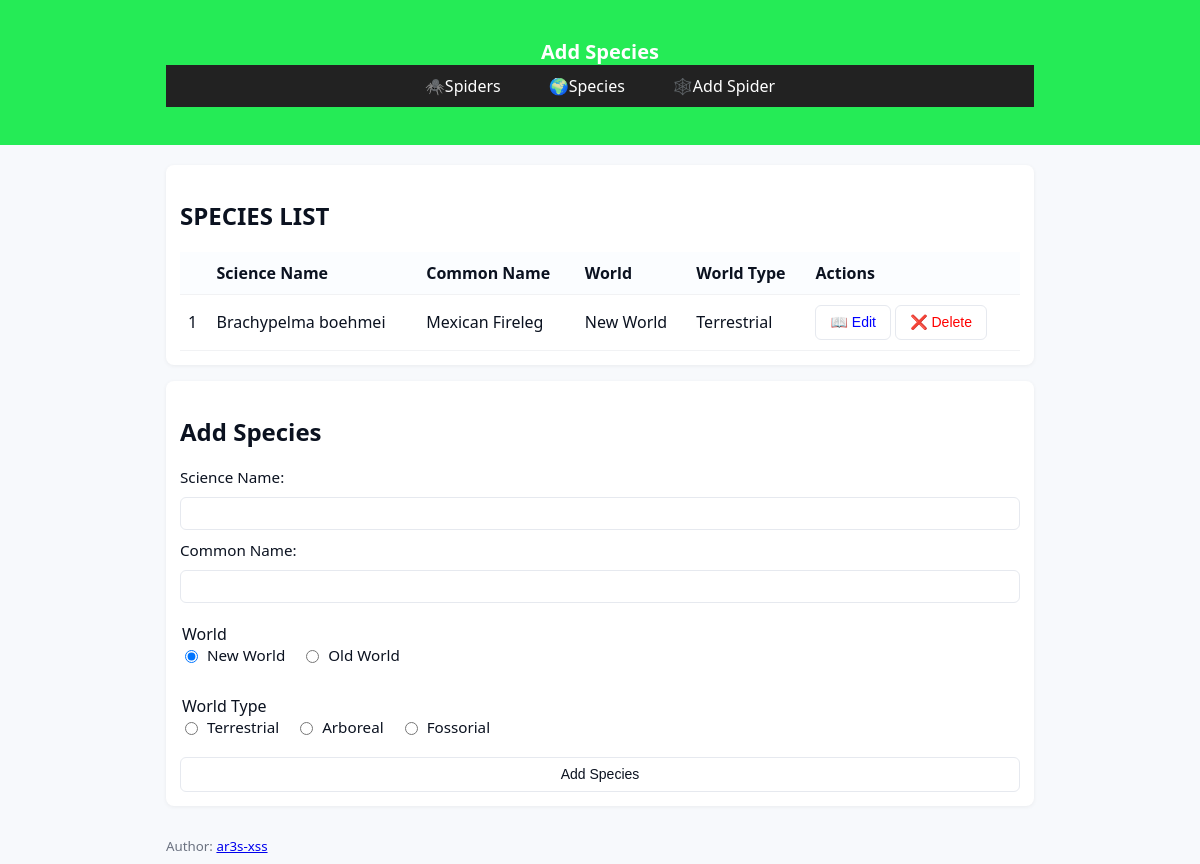
The page /species on the database as committed earlier.
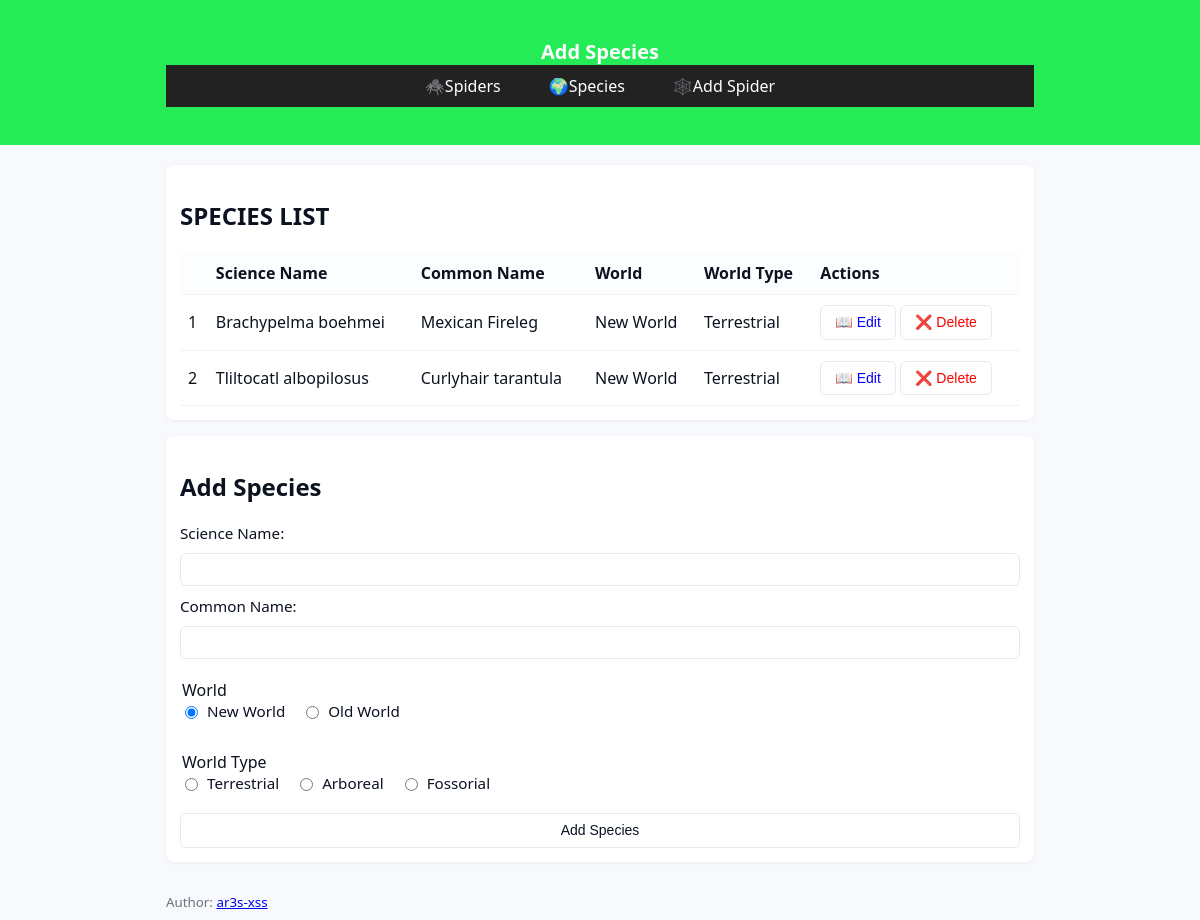
The same page on the database as committed later.
### tables this page shows
CREATE TABLE species (id INTEGER PRIMARY KEY AUTOINCREMENT, science_name TEXT, common_name TEXT, world TEXT, world_type TEXT);

### app.py (the view, shortened to what this page needs)
@app.route('/species', methods=['GET', 'POST'])
def species():
    error = None
    edit_species = None
    con = con_db()
    cur = con.cursor()
    cur.execute("SELECT * FROM species")
    species = cur.fetchall()
    return render_template('species.html', species=species, error=error, edit_species=edit_species)

### app.py (called while the page is built)
def con_db():
    con = sqlite3.connect(DB_PATH)
    con.execute("PRAGMA foreign_keys = ON")
    con.row_factory = sqlite3.Row
    return con

### templates/species.html (shortened to what this page needs)
<!doctype html>
<html lang="en">
  <head>
    <link rel="stylesheet" href="{{ url_for('static', filename='style.css') }}">
  </head>
  <body>
    <header class="site-header">
      <div class="container">
        <h1>Add Species</h1>
        <nav>
        <ul>
            <li><a href="{{ url_for('index') }}">🕷️Spiders</a></li>
            <li><a href="{{ url_for('species') }}">🌍Species</a></li>
            <li><a href="{{ url_for('add') }}">🕸️Add Spider</a></li>
            </ul>
            </nav>
      </div>
    </header>
    <main class="container">
        <section class="panel">
            <h2>SPECIES LIST</h2>
            <table>
                <tr>
                    <th></th>
                    <th>Science Name</th>
                    <th>Common Name</th>
                    <th>World</th>
                    <th>World Type</th>
                    <th>Actions</th>
                </tr>
            {% for specie in species %}
                <tr>
                    <td>{{ specie[0] }}</td>
                    <td>{{ specie[1] }}</td>
                    <td>{{ specie[2] }}</td>
                    <td>{{ specie[3] }}</td>
                    <td>{{ specie[4] }}</td>
                    <td>
                       <form action="{{ url_for('edit_specie', specie_id=specie[0]) }}" method="get" style="display:inline">
                        <button type="submit" class="btn" style="color:blue">📖 Edit</button>
                      </form>
                      <form action="{{ url_for('delete_specie', specie_id=specie[0]) }}" method="post" style="display:inline">
                        <button type="submit" class="btn" style="color:red">❌ Delete</button>
                      </form>
                    </td>
                </tr>
            {% endfor %}
            </table>
        </section>
      <section class="panel">
  <h2>{{ 'Edit Species' if edit_species else 'Add Species' }}</h2>
  <form method="POST"
        action="{% if edit_species %}
                  {{ url_for('update_specie', specie_id=edit_species.id) }}
                {% else %}
                  {{ url_for('species') }}
                {% endif %}">
    <label>Science Name:</label>
    <input type="text" name="science_name"
           value="{{ edit_species.science_name if edit_species else '' }}"
           required>
    <label>Common Name:</label>
    <input type="text" name="common_name"
           value="{{ edit_species.common_name if edit_species else '' }}" required>
    <fieldset class="radio-group">
  <legend>World</legend>
  <label>
    <input type="radio" name="world" value="New World"
      {% if not edit_species %}checked{% endif %}>
    New World
  </label>
  <label>
    <input type="radio" name="world" value="Old World"
      {% if edit_species and edit_species.world == 'Old World' %}checked{% endif %}>
    Old World
  </label>
</fieldset>
    <fieldset class="radio-group">
  <legend>World Type</legend>
  {% for t in ['Terrestrial', 'Arboreal', 'Fossorial'] %}
    <label>
      <input type="radio" name="world_type" value="{{ t }}"
        {% if edit_species and edit_species.world_type == t %}checked{% endif %}>
      {{ t }}
    </label>
  {% endfor %}
</fieldset>
    <button type="submit" class="btn">
      {{ 'Save Changes' if edit_species else 'Add Species' }}
    </button>
  </form>
</section>
    </main>
     <footer class="site-footer container">
  <small>
    Author:
    <a href="https://github.com/ar3s-xss"
       target="_blank"
       rel="noopener noreferrer">
       ar3s-xss
    </a>
  </small>
</footer>
  </body>
</html>

### static/style.css (style rules this page uses)
:root { --bg: #f7f9fc; --card: #fff; --muted: #6b7280; --accent: #25eb56; --danger: #dc2626; }
* { box-sizing: border-box; }
body { margin: 0; font-family: system-ui, -apple-system, Segoe UI, Roboto, Arial, sans-serif; background: var(--bg); color: #0b1220; }
.container { max-width: 900px; margin: 20px auto; padding: 0 16px; }
.panel { background: var(--card); padding: 14px; border-radius: 8px; box-shadow: 0 1px 4px rgba(2,6,23,0.06); margin-bottom: 16px; }
.site-header { background: var(--accent); color: white; padding: 18px; }
.site-header h1 { margin: 0; font-size: 1.25rem; text-align: center; }
.site-footer { max-width: 900px; margin: 0 auto; padding: 8px 16px; color: var(--muted); }
nav { background: #222; padding: 10px 20px; }
nav ul { list-style: none; display: flex; justify-content: center; gap: 20px; margin: 0; padding: 0; }
nav a { color: white; text-decoration: none; padding: 8px 14px; border-radius: 4px; }
form { display: flex; flex-direction: column; gap: 10px; }
form label { font-size: 0.95rem; }
input[type="text"], input[type="date"], input[type="number"], textarea, select { width: 100%; padding: 8px 10px; border: 1px solid #e6e9ef; border-radius: 6px; }
fieldset { border: none; padding: 0; margin: 10px 0; }
.radio-group { display: flex; gap: 16px; }
.radio-group label { display: flex; align-items: center; gap: 6px; }
.btn { display: inline-flex; align-items: center; justify-content: center; gap: 6px; padding: 8px 14px; font-size: 14px; line-height: 1.2; border-radius: 6px; border: 1px solid #e6e9ef; background: white; color: inherit; text-decoration: none; cursor: pointer; }
table { width: 100%; border-collapse: collapse; margin-top: 8px; }
th, td { padding: 10px 8px; border-bottom: 1px solid #f1f2f4; text-align: left; }
th { background: #fbfdff; font-weight: 600; }

Rows that differ between the two databases and show on the page:
added species: id "2", science_name "Tliltocatl albopilosus", common_name "Curlyhair tarantula", world "New World", world_type "Terrestrial"
